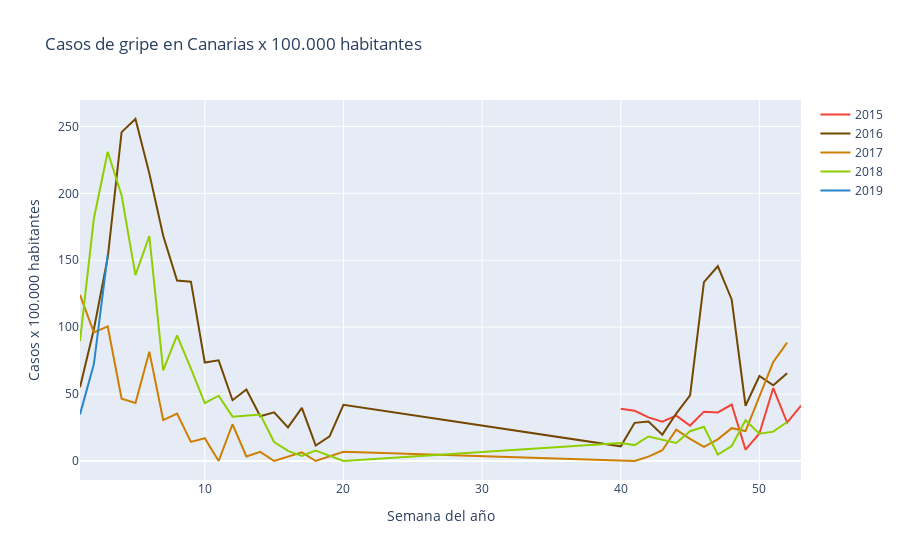

Notebook source saved alongside this figure:
### Markdown cell above
##### Islas Canarias

### Code cell
canarias_15 = go.Scatter(x= canarias_2015['Semana'] , y= canarias_2015['Canarias'] , name= '2015' , mode= 'lines' , marker= dict(color= '#f44336'))
canarias_16 = go.Scatter(x= canarias_2016['Semana'] , y= canarias_2016['Canarias'] , name= '2016' , mode= 'lines' , marker= dict(color= '#744700'))
canarias_17 = go.Scatter(x= canarias_2017['Semana'] , y= canarias_2017['Canarias'] , name= '2017' , mode= 'lines' , marker= dict(color= '#ce7e00'))
canarias_18 = go.Scatter(x= canarias_2018['Semana'] , y= canarias_2018['Canarias'] , name= '2018' , mode= 'lines' , marker= dict(color= '#8fce00'))
canarias_19 = go.Scatter(x= canarias_2019['Semana'] , y= canarias_2019['Canarias'] , name= '2019' , mode= 'lines' , marker= dict(color= '#2986cc'))

data = [canarias_15 , canarias_16 , canarias_17 , canarias_18 , canarias_19]
layout = dict(title= 'Casos de gripe en Canarias x 100.000 habitantes' , xaxis=dict(title= 'Semana del año') , yaxis= dict(title= 'Casos x 100.000 habitantes'))

fig_canarias = go.Figure(data= data , layout= layout)

iplot(fig_canarias)

### Figure 1 — Plotly figure (JSON) as saved in the notebook; plotly's stock layout.template omitted (floating-point values rounded to 4 significant figures)
{"data": [{"marker": {"color": "#f44336"}, "mode": "lines", "name": "2015", "type": "scatter", "x": [40, 41, 42, 43, 44, 45, 46, 47, 48, 49, 50, 51, 52, 53], "y": [39.01, 37.53, 32.58, 29.42, 33.87, 26.46, 36.86, 36.25, 42.19, 8.51, 20.6, 54.48, 28.71, 41.42]}, {"marker": {"color": "#744700"}, "mode": "lines", "name": "2016", "type": "scatter", "x": [1, 2, 3, 4, 5, 6, 7, 8, 9, 10, 11, 12, 13, 14, 15, 16, 17, 18, 19, 20, 40, 41, 42, 43, 44, 45, 46, 47, 48, 49, 50, 51, 52], "y": [55.01, 98.41, 152.0, 245.7, 255.5, 214.9, 168.2, 134.8, 134.0, 73.51, 75.18, 45.42, 53.47, 33.42, 36.4, 25.14, 39.66, 11.53, 18.34, 41.96, 10.96, 28.51, 29.5, 19.7, 35.44, 48.99, 133.6, 145.5, 120.7, 41.28, 63.48, 56.6, 65.61]}, {"marker": {"color": "#ce7e00"}, "mode": "lines", "name": "2017", "type": "scatter", "x": [1, 2, 3, 4, 5, 6, 7, 8, 9, 10, 11, 12, 13, 14, 15, 16, 17, 18, 19, 20, 41, 42, 43, 44, 45, 46, 47, 48, 49, 50, 51, 52], "y": [124.1, 96.15, 100.5, 46.51, 43.4, 81.69, 30.58, 35.39, 14.27, 17.05, 0, 27.45, 3.43, 6.86, 0, 3.43, 6.56, 0, 3.46, 6.9, 0, 3.28, 8.01, 23.46, 16.58, 10.62, 16.15, 24.51, 22.41, 48.51, 73.96, 88.39]}, {"marker": {"color": "#8fce00"}, "mode": "lines", "name": "2018", "type": "scatter", "x": [1, 2, 3, 4, 5, 6, 7, 8, 9, 10, 11, 12, 14, 15, 16, 17, 18, 19, 20, 40, 41, 42, 43, 44, 45, 46, 47, 48, 49, 50, 51, 52], "y": [89.63, 181.2, 231.1, 198.4, 138.9, 168.1, 67.68, 93.87, 69.05, 43.31, 48.77, 33.13, 34.73, 14.21, 7.53, 3.76, 7.75, 3.69, 0, 13.53, 11.87, 18.33, 15.65, 13.44, 22.22, 25.6, 4.86, 11.2, 30.48, 20.34, 21.92, 29.14]}, {"marker": {"color": "#2986cc"}, "mode": "lines", "name": "2019", "type": "scatter", "x": [1, 2, 3], "y": [34.84, 72.45, 154.2]}], "layout": {"title": {"text": "Casos de gripe en Canarias x 100.000 habitantes"}, "xaxis": {"title": {"text": "Semana del año"}}, "yaxis": {"title": {"text": "Casos x 100.000 habitantes"}}}}
